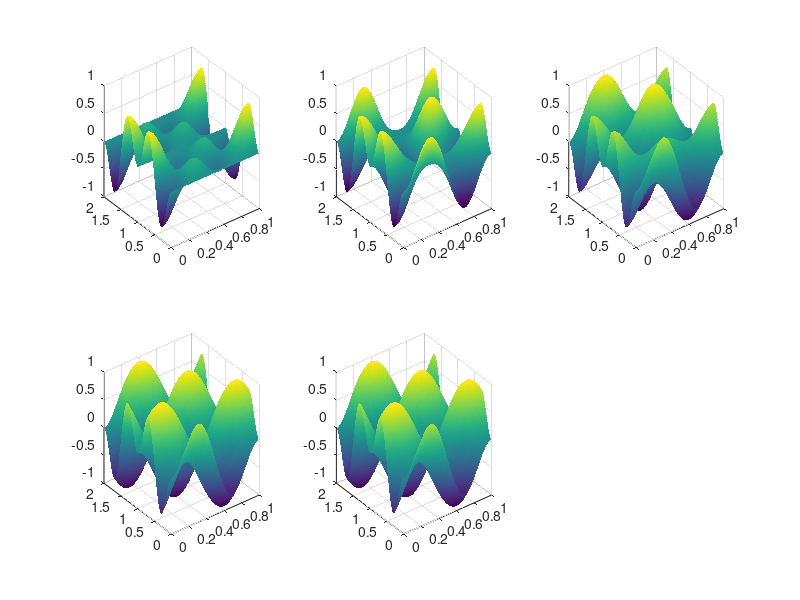
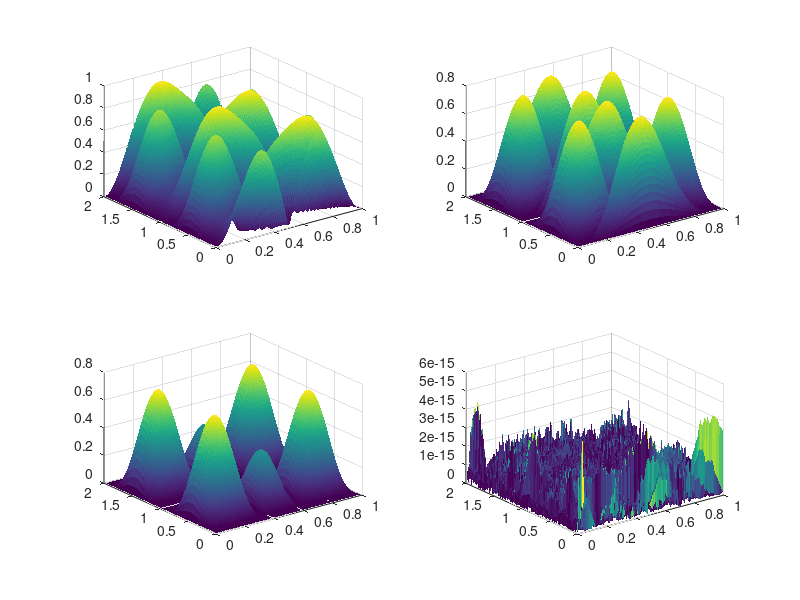

Source code (MATLAB) for these figures, in order:
% ejercicio 3
x = linspace(0,1,100);
y = linspace(0,2,200);

[xx,yy] = meshgrid(x,y);

f = @(x,y) sin(2.*pi.*(x+y)).*sin(pi.*(x-y));
surf(xx,yy,f(xx,yy))
view([-45 45])
shading interp

zz = f(xx,yy);
[U,S,V] = svd(zz);
val = diag(S);
aprox = cell(4,1);
aprox{1} = val(1)*U(:,1)*V(:,1)';
for i = 2:4
    aprox{i} = aprox{i-1} + val(i)*U(:,i)*V(:,i)';
end

figure(1)
for i = 1:4
    subplot(2,3,i);
    surf(xx, yy, aprox{i})
    shading interp
end

subplot(2,3,5)
surf(xx,yy,f(xx,yy))
shading interp

error = cell(4,1);
for i = 1:4
    error{i} = abs(f(xx, yy) - aprox{i});
    figure(2)
    subplot(2, 2, i)
    surf(xx, yy, error{i})
    shading flat
end

disp(val)
rank(zz)
    
